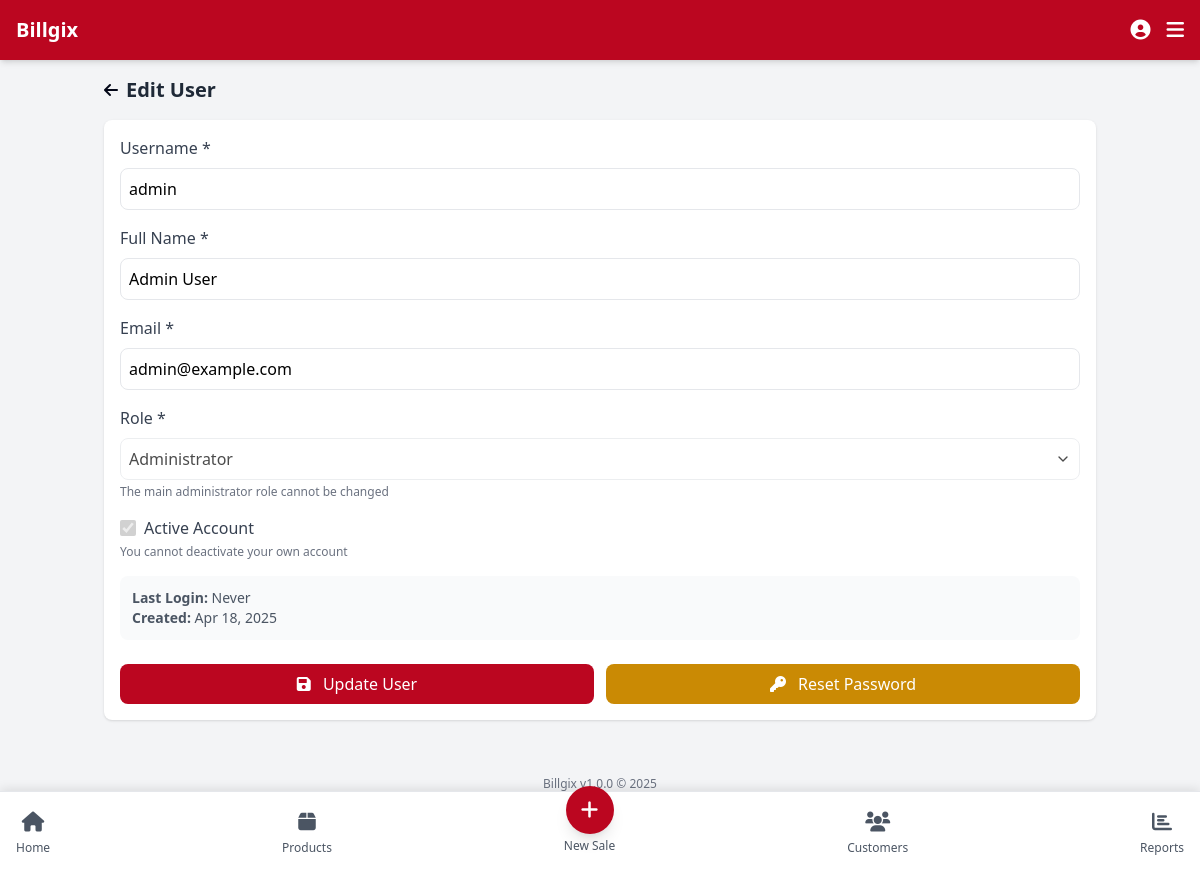
The app's page /modules/users/edit.php?id=1 (signed in) with its own data.
### tables this page shows
CREATE TABLE IF NOT EXISTS users (
    id INT AUTO_INCREMENT PRIMARY KEY,
    username VARCHAR(50) NOT NULL UNIQUE,
    password VARCHAR(255) NOT NULL,
    name VARCHAR(100) NOT NULL,
    email VARCHAR(100),
    role ENUM('admin', 'manager', 'staff') NOT NULL DEFAULT 'staff',
    active BOOLEAN NOT NULL DEFAULT TRUE,
    createdAt DATETIME NOT NULL,
    updatedAt DATETIME
);

### includes/db.php (called while the page is built, shortened)
<?php
class Database {
    private $conn;
    public function __construct() {
        try {
            $this->conn = new PDO(
                "mysql:host=" . DB_HOST . ";dbname=" . DB_NAME,
                DB_USER,
                DB_PASS,
                array(PDO::ATTR_ERRMODE => PDO::ERRMODE_EXCEPTION)
            );
        } catch(PDOException $e) {
            echo "Connection Error: " . $e->getMessage();
            exit;
        }
    }
    public function query($sql, $params = []) {
        $stmt = $this->conn->prepare($sql);
        $stmt->execute($params);
        return $stmt;
    }
    public function select($sql, $params = []) {
        $stmt = $this->query($sql, $params);
        return $stmt->fetchAll(PDO::FETCH_ASSOC);
    }
}
$db = new Database();
?>

### includes/functions.php (called while the page is built, shortened)
<?php
require_once 'db.php';
function getCurrentUserId() {
    return $_SESSION['user_id'] ?? null;
}

### modules/users/edit.php (the view, shortened to what this page needs)
<?php
$basePath = '../../';
include $basePath . 'includes/header.php';
$userId = (int)$_GET['id'];
$user = $db->select("SELECT * FROM users WHERE id = :id", ['id' => $userId]);
$user = $user[0];
?>
<div class="mb-6">
    <div class="flex items-center mb-4">
        <a href="list.php" class="mr-2 text-slate-950">
            <i class="fas fa-arrow-left"></i>
        </a>
        <h2 class="text-xl font-bold text-gray-800">Edit User</h2>
    </div>
    <form method="POST" class="bg-white rounded-lg shadow p-4">
        <div class="mb-4">
            <label for="username" class="block text-gray-700 font-medium mb-2">Username *</label>
            <input type="text" id="username" name="username" class="w-full p-2 border rounded-lg focus:outline-none focus:ring-2 focus:ring-red-900" required value="<?= $user['username'] ?>">
        </div>
        <div class="mb-4">
            <label for="name" class="block text-gray-700 font-medium mb-2">Full Name *</label>
            <input type="text" id="name" name="name" class="w-full p-2 border rounded-lg focus:outline-none focus:ring-2 focus:ring-red-900" required value="<?= $user['name'] ?>">
        </div>
        <div class="mb-4">
            <label for="email" class="block text-gray-700 font-medium mb-2">Email *</label>
            <input type="email" id="email" name="email" class="w-full p-2 border rounded-lg focus:outline-none focus:ring-2 focus:ring-red-900" required value="<?= $user['email'] ?>">
        </div>
        <div class="mb-4">
            <label for="role" class="block text-gray-700 font-medium mb-2">Role *</label>
            <select id="role" name="role" class="w-full p-2 border rounded-lg focus:outline-none focus:ring-2 focus:ring-red-900" required <?= $user['username'] === 'admin' ? 'disabled' : '' ?>>
                <option value="admin" <?= $user['role'] === 'admin' ? 'selected' : '' ?>>Administrator</option>
            </select>
            <?php if ($user['username'] === 'admin'): ?>
            <p class="text-xs text-gray-500 mt-1">The main administrator role cannot be changed</p>
            <?php endif; ?>
        </div>
        <div class="mb-4">
            <div class="flex items-center">
                <input type="checkbox" id="active" name="active" class="h-4 w-4 text-red-900 focus:ring-red-900 border-gray-300 rounded" <?= $user['active'] ? 'checked' : '' ?> <?= $userId == getCurrentUserId() ? 'disabled' : '' ?>>
                <label for="active" class="ml-2 block text-gray-700">Active Account</label>
            </div>
            <?php if ($userId == getCurrentUserId()): ?>
            <p class="text-xs text-gray-500 mt-1">You cannot deactivate your own account</p>
            <?php else: ?>
            <p class="text-xs text-gray-500 mt-1">Inactive users cannot log in to the system</p>
            <?php endif; ?>
        </div>
        <div class="mb-4 p-3 bg-gray-50 rounded-lg">
            <p class="text-sm text-gray-600">
                <strong>Last Login:</strong>
                <?= !empty($user['lastLogin']) ? date('M d, Y g:i A', strtotime($user['lastLogin'])) : 'Never' ?>
            </p>
            <p class="text-sm text-gray-600">
                <strong>Created:</strong>
                <?= date('M d, Y', strtotime($user['createdAt'])) ?>
            </p>
        </div>
        <div class="mt-6 flex space-x-3">
            <button type="submit" class="flex-1 bg-red-900 text-white py-2 px-4 rounded-lg hover:bg-red-900 transition">
                <i class="fas fa-save mr-2"></i> Update User
            </button>
            <a href="reset.php?id=<?= $userId ?>" class="flex-1 bg-yellow-600 text-white py-2 px-4 rounded-lg hover:bg-yellow-700 transition text-center">
                <i class="fas fa-key mr-2"></i> Reset Password
            </a>
        </div>
    </form>
</div>
<nav class="fixed bottom-0 left-0 right-0 bg-white border-t flex justify-between items-center p-2 bottom-nav">
    <a href="../../index.php" class="flex flex-col items-center p-2 text-gray-600">
        <i class="fas fa-home text-xl"></i>
        <span class="text-xs mt-1">Home</span>
    </a>
    <a href="../products/list.php" class="flex flex-col items-center p-2 text-gray-600">
        <i class="fas fa-box text-xl"></i>
        <span class="text-xs mt-1">Products</span>
    </a>
    <a href="../sales/add.php" class="flex flex-col items-center p-2 text-gray-600">
        <div class="bg-red-900 text-white rounded-full w-12 h-12 flex items-center justify-center -mt-6 shadow-lg">
            <i class="fas fa-plus text-xl"></i>
        </div>
        <span class="text-xs mt-1">New Sale</span>
    </a>
    <a href="../customers/list.php" class="flex flex-col items-center p-2 text-gray-600">
        <i class="fas fa-users text-xl"></i>
        <span class="text-xs mt-1">Customers</span>
    </a>
    <a href="../reports/index.php" class="flex flex-col items-center p-2 text-gray-600">
        <i class="fas fa-chart-bar text-xl"></i>
        <span class="text-xs mt-1">Reports</span>
    </a>
</nav>
<?php
include $basePath . 'includes/footer.php';
?>

### assets/css/app.css (style rules this page uses)
select { -webkit-appearance: none; -moz-appearance: none; appearance: none; background-size: 1em; padding-right: 2.5rem; text-overflow: ellipsis; }
select option { color: initial; }

### includes/header.php (style rules this page uses)
body { touch-action: manipulation; -webkit-tap-highlight-color: transparent; -webkit-touch-callout: none; overscroll-behavior: none; }
.bottom-nav { box-shadow: 0 -2px 10px rgba(0, 0, 0, 0.1); }
html { overscroll-behavior-y: contain; -webkit-touch-callout: none; }

### records on screen
users: username "admin", name "Admin User", email "admin@example.com", role "Administrator", active "☑", createdAt "Apr 18, 2025"

### other values on screen
APP_NAME "Billgix"
APP_VERSION "1.0.0"
